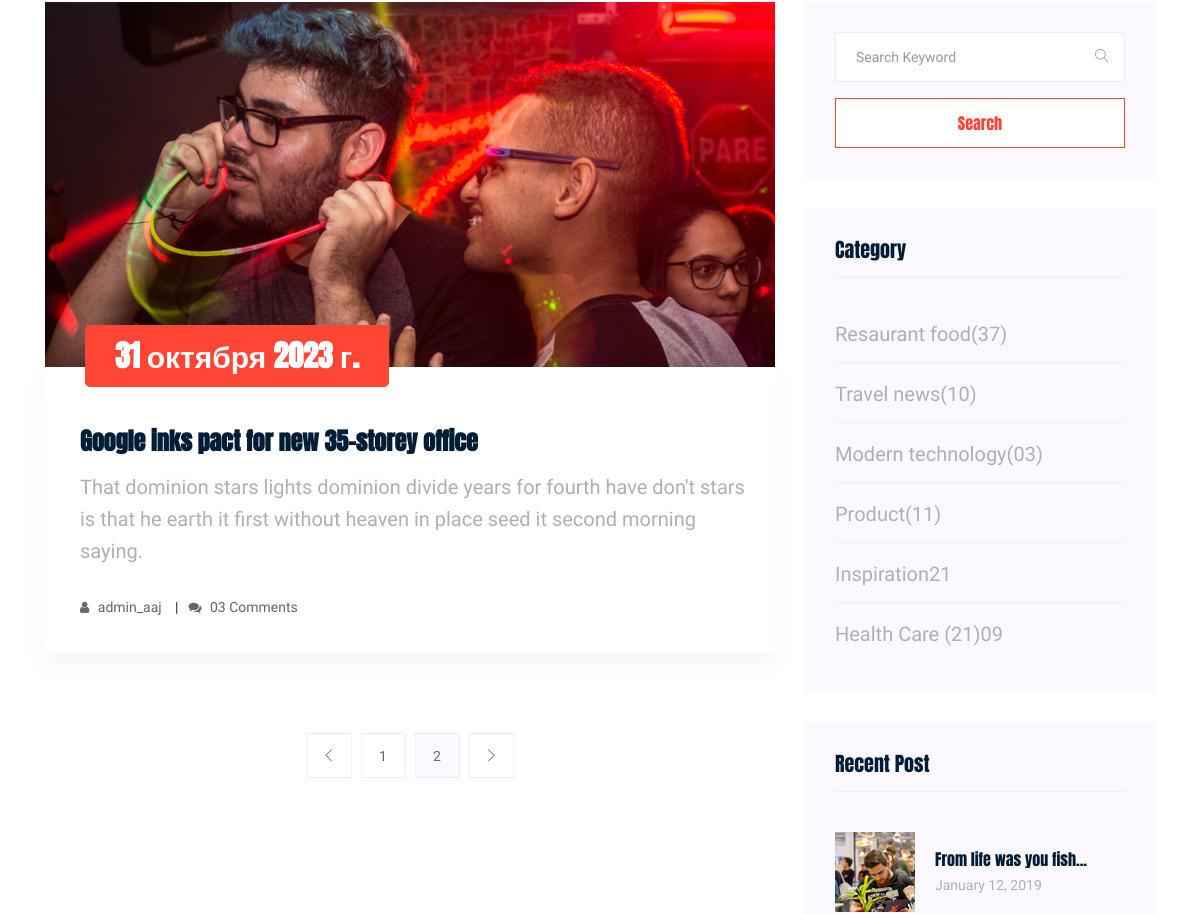
The page /blog/ (middle part) on the database as committed earlier.
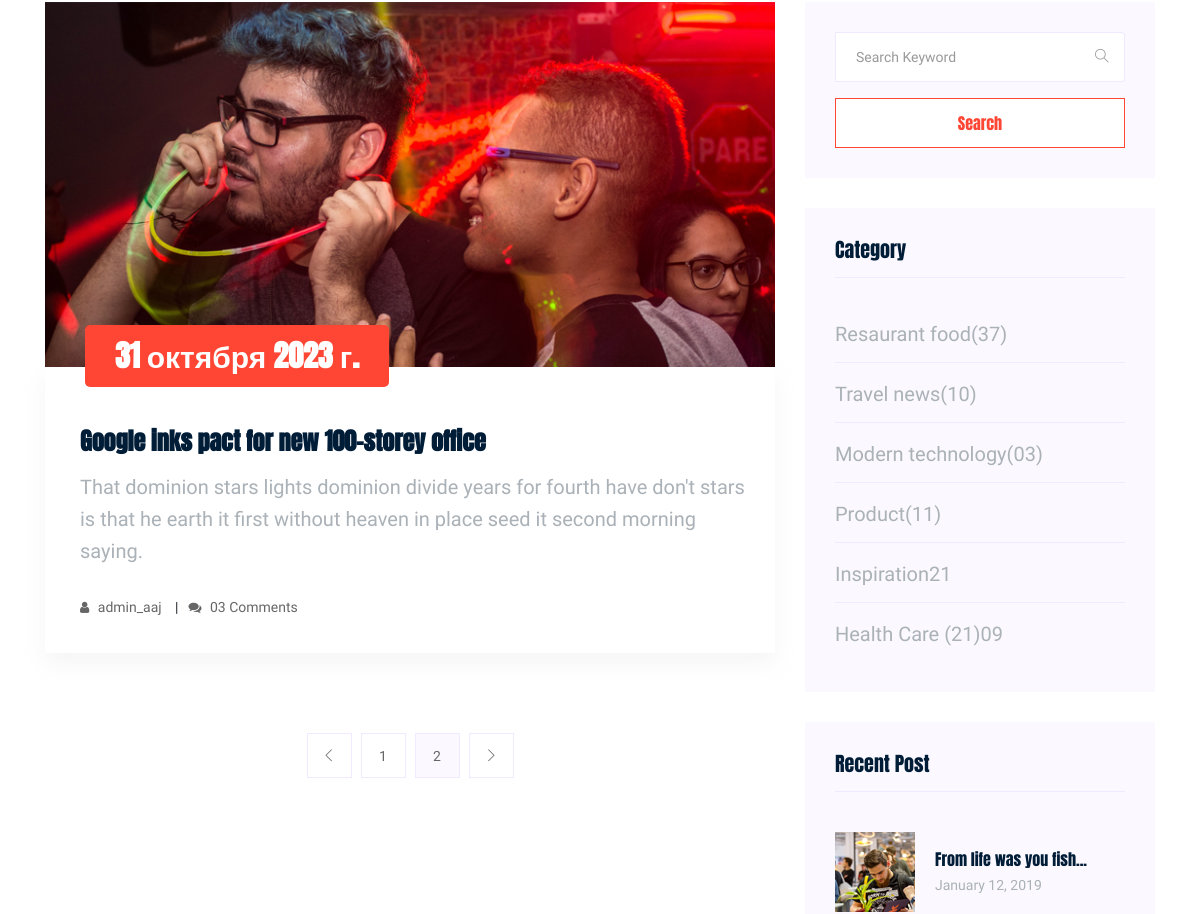
The same page on the database as committed later.
### articles/models.py (models this page shows, shortened)
class Article(models.Model):
    title = models.CharField('Sarlavha', max_length=200)
    summary = models.TextField('Qisqaca malumot')
    body = models.TextField('To\'liq malumot')
    author = models.ForeignKey(
        get_user_model(),
        on_delete=models.CASCADE,
    )
    data = models.DateField('Sana')
    photo = models.ImageField('Rasm' ,upload_to='images/')

### articles/views.py (the view)
# urls.py: path('', ArticleListView, name='blog'),
def ArticleListView(request):
    latest_list = Article.objects.order_by('-id')
    return render(request, 'blog.html', {"latest_list": latest_list})

### templates/blog.html (shortened to what the changed rows need)
{% extends 'base.html' %}
{% load static %}
{% block content %}
    <section class="blog_area section-padding">
        <div class="container">
            <div class="row">
                <div class="col-lg-8 mb-5 mb-lg-0">
                    <div class="blog_left_sidebar">
                        {% for post in latest_list %}
                        <article class="blog_item">
                            <div class="blog_item_img">
                                <img class="card-img rounded-0" src="{{ post.photo.url }}" alt="">
                                <a href="#" class="blog_item_date">
                                    <h3> {{ post.data }} </h3>
                                </a>
                            </div>
                            <div class="blog_details">
                                <a class="d-inline-block" href="{% url 'post_detail' post.pk %}">
                                    <h2>{{ post.title }}</h2>
                                </a>
                                <p>{{ post.summary }}</p>
                                <ul class="blog-info-link">
                                    <li><a href="#"><i class="fa fa-user"></i> {{ post.author }} </a></li>
                                    <li><a href="#"><i class="fa fa-comments"></i> 03 Comments</a></li>
                                </ul>
                            </div>
                        </article>
                        {% endfor %}
                    </div>
                </div>
            </div>
        </div>
    </section>
{% endblock content %}

Rows that differ between the two databases and show on the page:
changed Article "admin_aaj": title "Google inks pact for new 35-storey office" → "Google inks pact for new 100-storey office"
